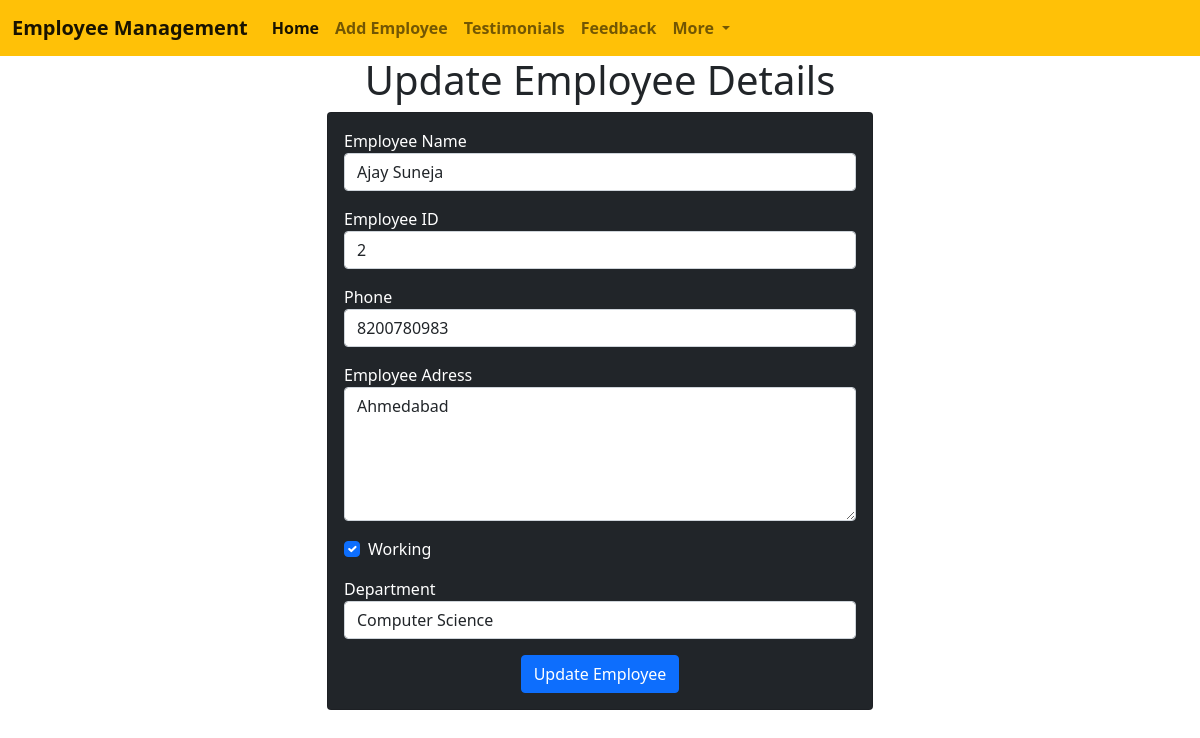
The app's page /update-employee/2 with its own data.
### emp_management/models.py (models this page shows, shortened)
class Employee(models.Model):
    name = models.CharField(max_length=200)
    emp_id = models.CharField(max_length=200)
    phone = models.CharField(max_length=10)
    address = models.CharField(max_length=150)
    working = models.BooleanField(default=True)
    department = models.CharField(max_length=10)

### emp_management/views.py (the view)
# urls.py: path("update-employee/<int:emp_id>", update_employee),
def update_employee(request, emp_id):
    emp = Employee.objects.get(pk=emp_id)
    return render(request, "employee/update_emp.html", {"emp": emp})

### templates/employee/update_emp.html (shortened to what this page needs)
<!DOCTYPE html>
<html lang="en">
  <head>
    <link
      href="https://cdn.jsdelivr.net/npm/bootstrap@5.0.2/dist/css/bootstrap.min.css"
      rel="stylesheet"
    />
  </head>
  <body>
    {% include 'employee/navbar.html' %}
    <h1 class="text-center">Update Employee Details</h1>
    <div class="container">
      <div class="row">
        <div class="col-md-6 offset-md-3">
          <div class="card bg-dark text-white">
            <div class="card-body">
              <form action="/do-update-employee/{{emp.id}}" method="POST">
                <div class="mb-3">
                  <label for="name">Employee Name</label>
                  <input
                    type="text"
                    id="name"
                    name="emp_name"
                    class="form-control"
                    placeholder="Enter emp name"
                    value="{{emp.name}}"
                  />
                </div>
                <div class="mb-3">
                  <label for="id">Employee ID</label>
                  <input
                    type="text"
                    id="id"
                    name="emp_id"
                    class="form-control"
                    placeholder="Enter emp id"
                    value="{{emp.emp_id}}"
                  />
                </div>
                <div class="mb-3">
                  <label for="phone">Phone</label>
                  <input
                    type="text"
                    id="phone"
                    name="emp_phone"
                    class="form-control"
                    placeholder="Enter emp phone"
                    value="{{emp.phone}}"
                  />
                </div>
                <div class="mb-3">
                  <label for="address">Employee Adress</label>
                  <textarea
                    name="emp_address"
                    id="address"
                    class="form-control"
                    rows="5"
                  >{{emp.address}}</textarea>
                </div>
                <div class="mb-3 form-check">
                  <label for="working">Working</label>
                  <input
                     type="checkbox" name="emp_working" id="working" class="form-check-input" value="{{emp.working}}" {% if emp.working %}
                     checked
                   {% endif %} />
                </div>
                <div class="mb-3">
                  <label for="department">Department</label>
                  <select name="emp_department" id="department" class="form-control" value="{{emp.department}}">
                    <option value="CSE">Computer Science</option>
                  </select>
                </div>
                <div class="container text-center">
                  <button class="btn btn-primary">Update Employee</button>
                </div>
              </form>
            </div>
          </div>
        </div>
      </div>
    </div>
  </body>
</html>

### records on screen
Employee: emp_name "Ajay Suneja", emp_id "2", emp_phone "8200780983", emp_address "Ahmedabad", working "☑", emp_department "Computer Science"
